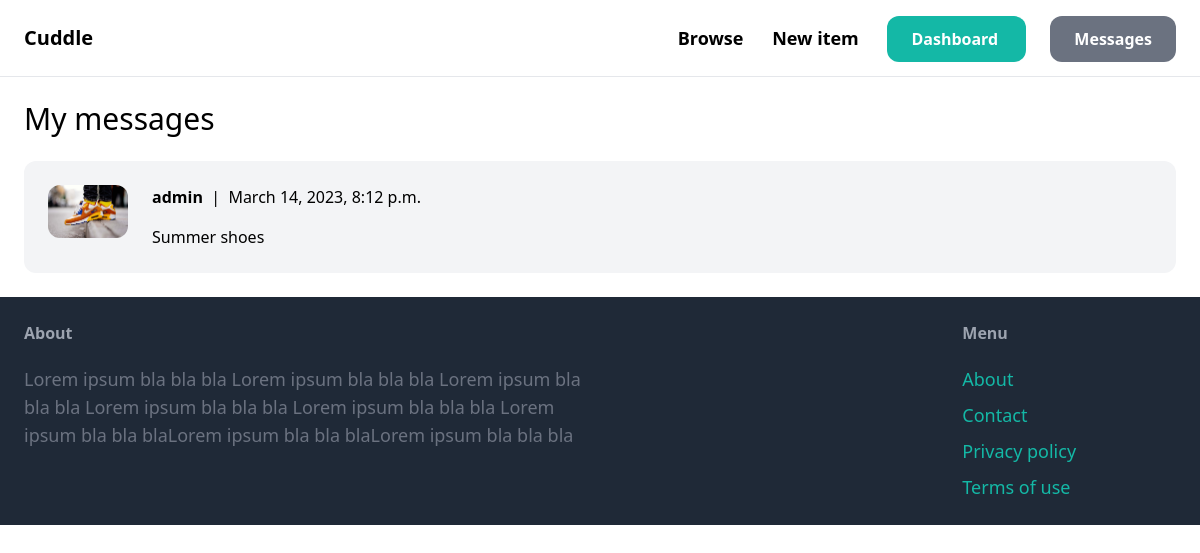
Page /inbox/ (signed in) on the earlier database version.
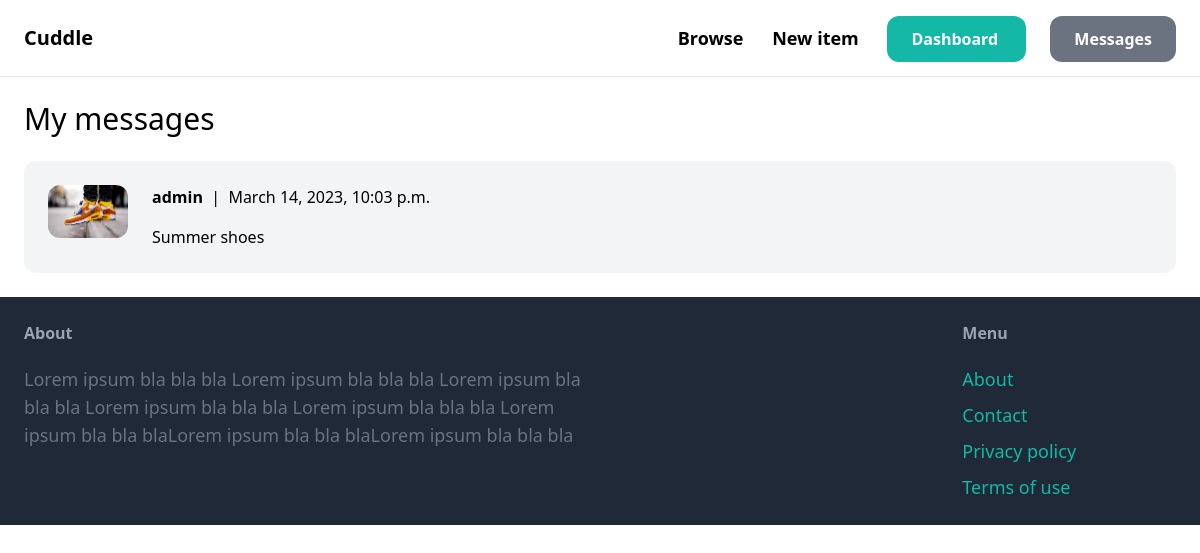
Same page on the later database version.
### inbox/models.py (models this page shows)
class Conversation(models.Model):
    itemm = models.ForeignKey(item, related_name='conversations', on_delete=models.CASCADE)
    members = models.ManyToManyField(User, related_name='conversations')
    created_at = models.DateTimeField(auto_now_add=True)
    modified_at = models.DateTimeField(auto_now=True)
    class Meta:
        ordering = ('-modified_at',)

### item/models.py (models this page shows, shortened)
class item(models.Model):
    name = models.CharField(max_length=255)
    description = models.TextField(blank=True, null=True)
    price = models.FloatField()
    image = models.ImageField(upload_to='item_images',blank=True, null=True)
    is_sold = models.BooleanField(default=False)
    created_at = models.DateTimeField(auto_now_add=True)
    created_by = models.ForeignKey(User, related_name='items', on_delete=models.CASCADE)
    category = models.ForeignKey(Category, related_name='items', on_delete=models.CASCADE)

### inbox/views.py (the view)
# urls.py: path('', views.inbox_view, name='inbox_view'),
@login_required
def inbox_view(request):
    conversations = Conversation.objects.filter(members__in=[request.user.id])
    return render(request, 'inbox.html', {
        'conversations': conversations
    })

### inbox/templates/inbox.html (shortened to what this page needs)
{% extends 'base.html' %}
{% block content %}
<h1 class = "mb-6 text-3xl"> My messages </h1>
<div class="space-y-6">
    {% for conversation in conversations %}
        <a href="{% url 'inbox:detail' conversation.id %}">
            <div class = "p-6 flex bg-gray-100 rounded-xl">
                <div class = "pr-6">
                    <img src = "{{ conversation.itemm.image.url }}" class="w-20 rounded-xl">
                </div>
                <div>
                    {% for member in conversation.members.all %}
                        {% if member != request.user %}
                            <p class="mb-4"><strong>{{ member.username}} </strong>  |  {{conversation.modified_at}} </p>
                            <p> {{ conversation.itemm.name }} </p>
                        {% endif %}
                    {% endfor %}
                </div>
            </div>
    {% endfor %}
</div>
{% endblock %}

Differences in the rows shown:
changed Conversation "Summer shoes": modified_at "March 14, 2023, 8:12 p.m." → "March 14, 2023, 10:03 p.m."
